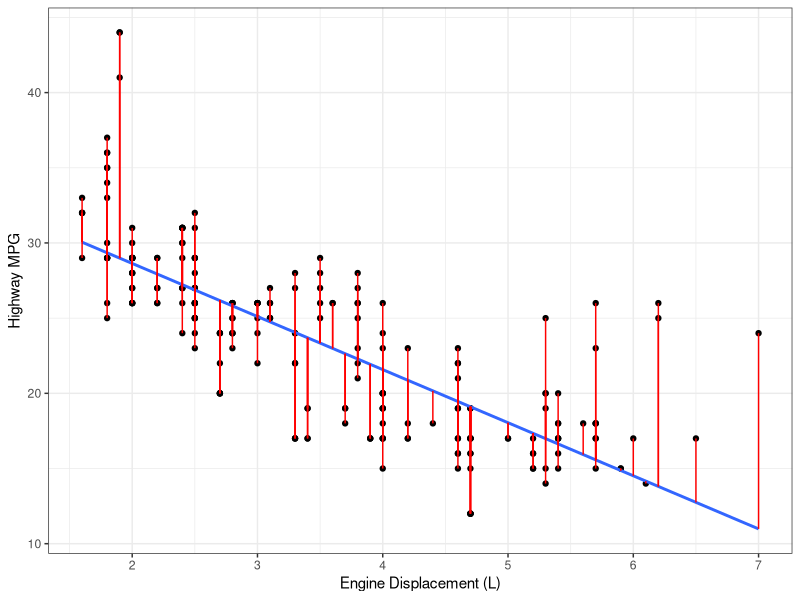
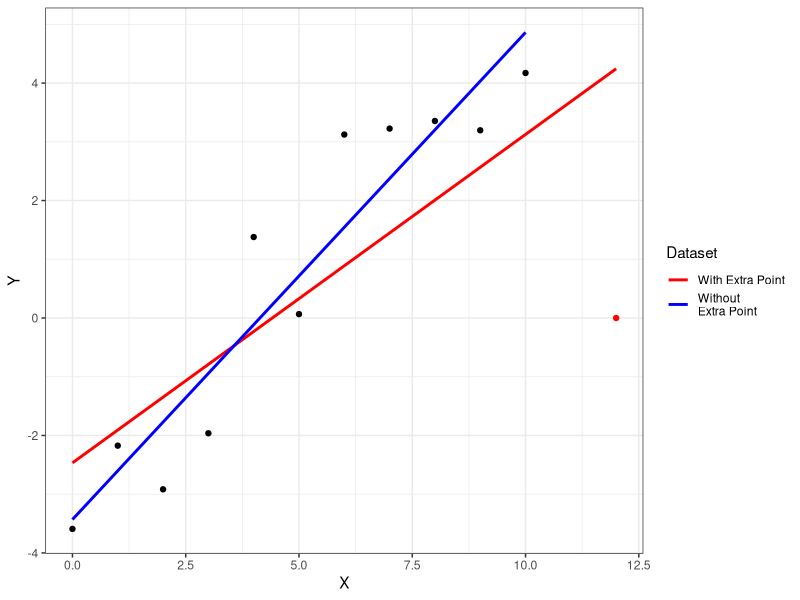
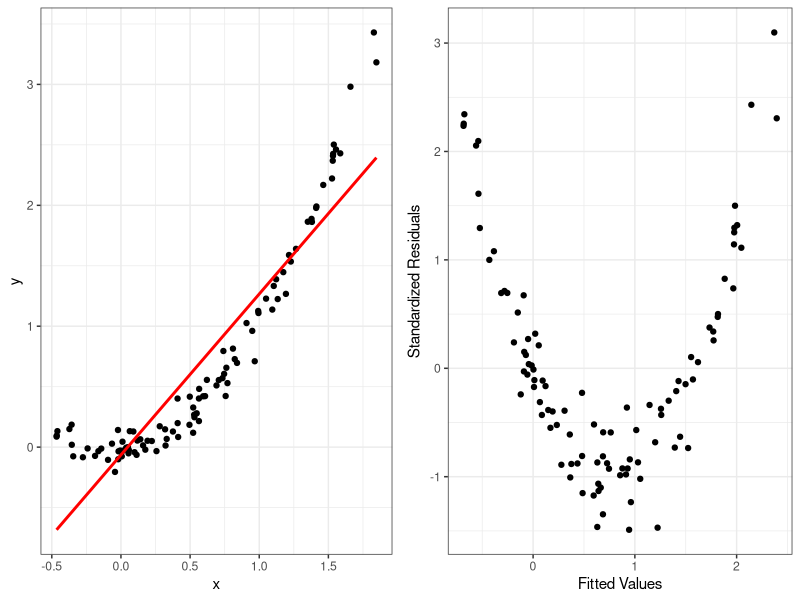
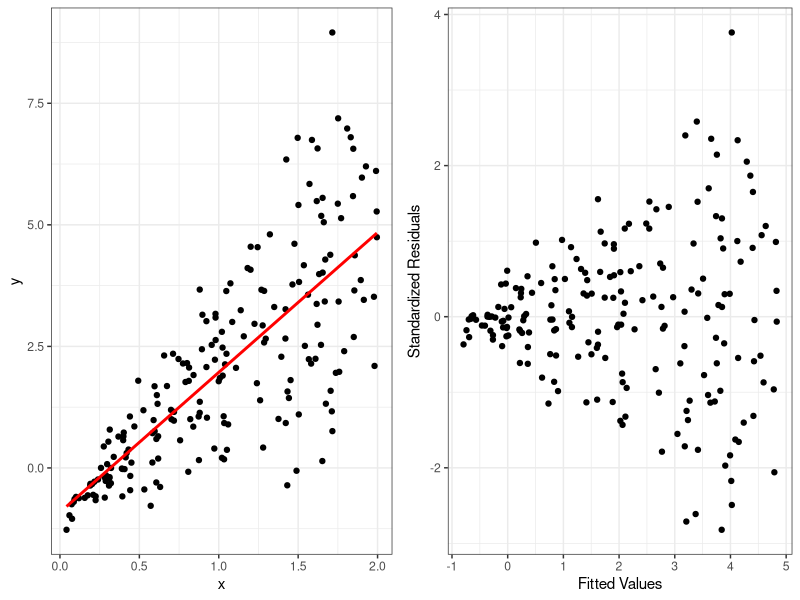
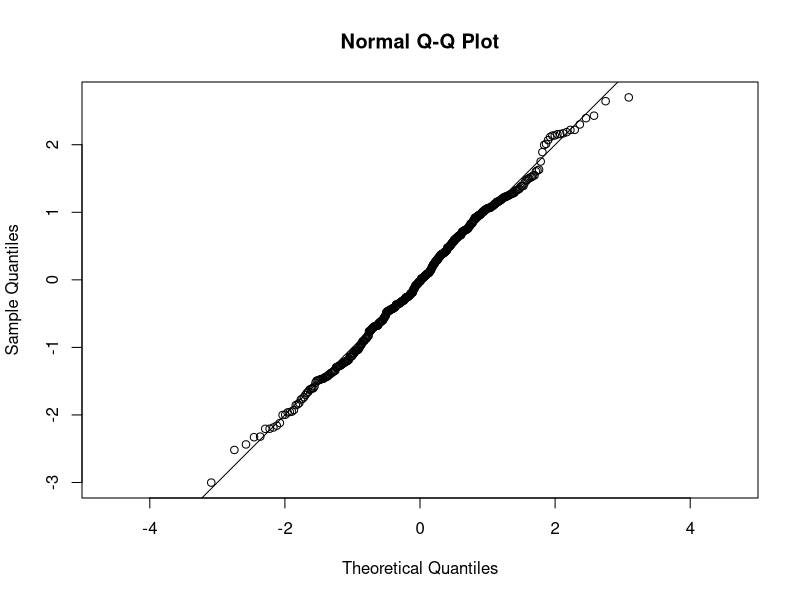
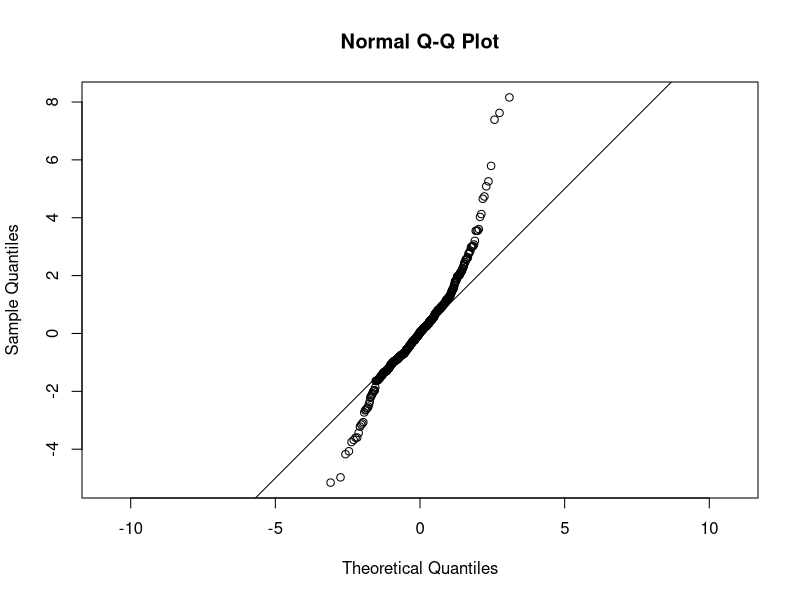
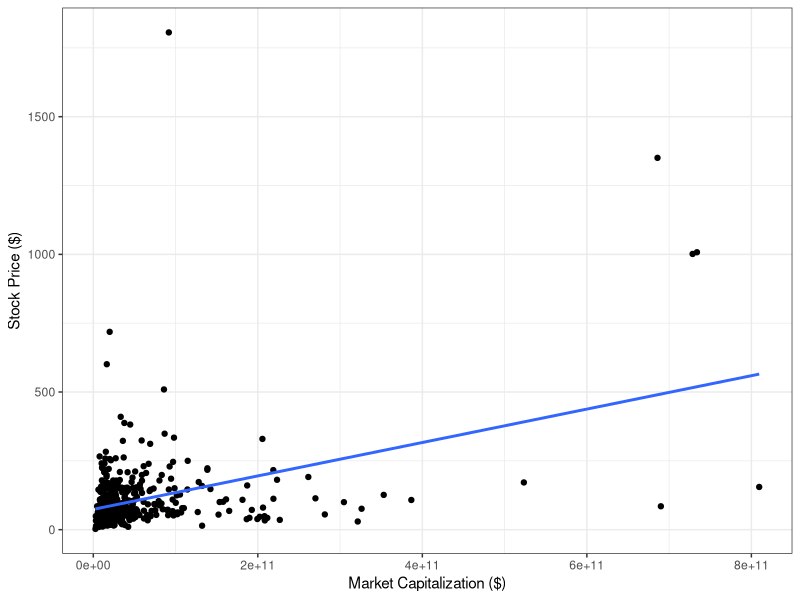
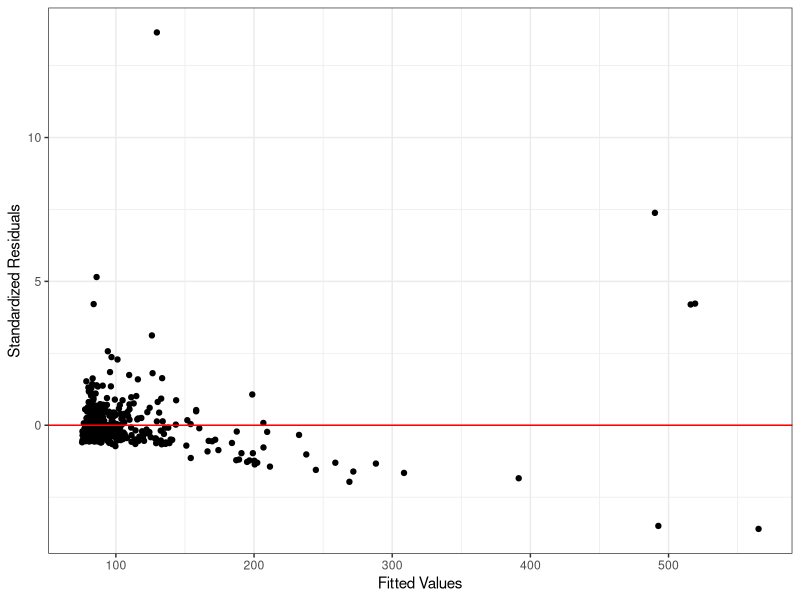

Reproduce these figures in R, in order.
## ---- chunk 1
library(tidyverse)
library(cowplot)
## ---- chunk 2
mpg_lm <- lm(hwy~displ,data=mpg)
ggplot() +  theme_bw() + 
   geom_point(aes(x=displ,
                  y=hwy),
              data=mpg) +
   geom_smooth(aes(x=displ, y=hwy), method="lm", se=F, data=mpg) +
   geom_line(aes(x=rep(mpg$displ, times=2),
                 y=c(mpg$hwy, fitted(mpg_lm)),
                 group=rep(1:nrow(mpg), times=2)),
             col="red") +
   xlab("Engine Displacement (L)") +
   ylab("Highway MPG")
## ---- chunk 3
simple_df <- data.frame(x=seq(0, 10))
n <- nrow(simple_df)
simple_df$id <- 1:n
simple_df_beta0 <- -3
simple_df_beta1 <- 0.8
# simple_df_beta0_plot1 <- simple_df_beta0 +  2
# simple_df_beta1_plot1 <- simple_df_beta1*0.5
simple_df$mu <- simple_df_beta0 + simple_df_beta1*simple_df$x
set.seed(11)
simple_df$y <- simple_df$mu +  rnorm(n)

ggplot() + theme_bw() + 
   geom_point(aes(x=c(simple_df$x, 12),
                  y=c(simple_df$y, 0)),
              col=c(rep("black", 11), "red")) +
   geom_smooth(aes(x=c(simple_df$x, 12),
                  y=c(simple_df$y, 0),
                  col="with"),
               method="lm",
               se=FALSE) +
      geom_smooth(aes(x=c(simple_df$x),
                  y=c(simple_df$y),
                  col="without"),
               method="lm",
               se=FALSE) +
   ylab("Y") + xlab("X") +
   scale_color_manual(values=c("red", "blue"),
                      breaks=c("with", "without"),
                      labels=c("With Extra Point", "Without\nExtra Point"),
                      name="Dataset")

## ---- chunk 4
n <- 100
x <- runif(n, min=-0.5, max=2)
y <- x^2 + rnorm(n, sd=0.1)
lmfit1 <- lm(y~x)
g1 <- ggplot() +  theme_bw() + geom_point(aes(x=x, y=y))  + geom_smooth(aes(x=x, y=y), method="lm", col="red", se=F) # + ggtitle("Synthetic Data 1: Fitted Line")
g2 <- ggplot() + theme_bw() +  geom_point(aes(x=fitted(lmfit1), y=rstandard(lmfit1))) + xlab("Fitted Values") + ylab("Standardized Residuals") # + ggtitle("Synthetic Data 1: Residuals v. Fitted")
plot_grid(g1, g2)
## ---- chunk 5
n <- 200
x <- runif(n, min=0, max=2)
y <- -1 + 3*x + rnorm(n, sd=0.1 + x)
lmfit2 <- lm(y~x)
g1 <- ggplot()+ theme_bw() + geom_point(aes(x=x, y=y))  + geom_smooth(aes(x=x, y=y), method="lm", col="red", se=F) # + ggtitle("Synthetic Data 2: Fitted Line")
g2 <- ggplot() + theme_bw() + geom_point(aes(x=fitted(lmfit2), y=rstandard(lmfit2))) + xlab("Fitted Values") + ylab("Standardized Residuals") # + ggtitle("Synthetic Data 2: Residuals v. Fitted")
plot_grid(g1, g2)
## ---- chunk 6
set.seed(10)
qqnorm(rnorm(500), asp=1)
abline(0, 1)
## ---- chunk 7
set.seed(10)
tsamp <- rt(500, df=3)
qqnorm(tsamp, asp=1)
abline(0, 1)
## ---- chunk 8
sp500 <- read_csv("data/sp500.csv")
sp500$sector[sp500$sector=="Telecommunication Services"] <- "Telecommunication"
## ---- chunk 9
sp_lm1 <- lm(price~market_cap, data=sp500)
summary(sp_lm1)
## ---- chunk 10
g_sp1 <- ggplot(sp500) + theme_bw() + 
   geom_point(aes(x=market_cap,
                  y=price),
              data=sp500) + 
   xlab("Market Capitalization ($)") + 
   ylab("Stock Price ($)")
g_sp1  + 
   geom_smooth(aes(x=market_cap,
                   y=price),
               data=sp500,
               method="lm",
               se=FALSE)
## ---- chunk 11
ggplot() + theme_bw() + 
   geom_point(aes(x=fitted(sp_lm1),
                  y=rstandard(sp_lm1))) +
   geom_hline(aes(yintercept=0), col="red") +
   ylab("Standardized Residuals") +
   xlab("Fitted Values")
## ---- chunk 12
qqnorm(rstandard(sp_lm1))
abline(0, 1)
